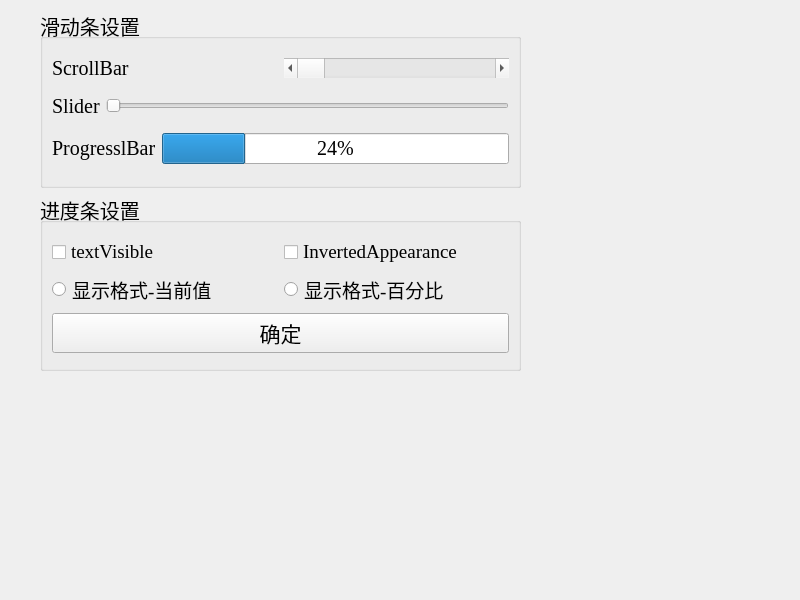
<?xml version="1.0" encoding="UTF-8"?>
<ui version="4.0">
 <class>QSilder_QProgressBar</class>
 <widget class="QWidget" name="QSilder_QProgressBar">
  <property name="geometry">
   <rect>
    <x>0</x>
    <y>0</y>
    <width>800</width>
    <height>600</height>
   </rect>
  </property>
  <property name="windowTitle">
   <string>QSilder_QProgressBar</string>
  </property>
  <widget class="QWidget" name="">
   <property name="geometry">
    <rect>
     <x>40</x>
     <y>10</y>
     <width>481</width>
     <height>361</height>
    </rect>
   </property>
   <layout class="QVBoxLayout" name="verticalLayout">
    <item>
     <widget class="QGroupBox" name="SetProgressBar_2">
      <property name="minimumSize">
       <size>
        <width>150</width>
        <height>70</height>
       </size>
      </property>
      <property name="font">
       <font>
        <family>Times New Roman</family>
        <pointsize>15</pointsize>
       </font>
      </property>
      <property name="title">
       <string>滑动条设置</string>
      </property>
      <layout class="QVBoxLayout" name="verticalLayout_6">
       <item>
        <layout class="QHBoxLayout" name="horizontalLayout_2">
         <item>
          <widget class="QLabel" name="ScrollBarlabel">
           <property name="font">
            <font>
             <family>Times New Roman</family>
             <pointsize>15</pointsize>
            </font>
           </property>
           <property name="text">
            <string>ScrollBar</string>
           </property>
          </widget>
         </item>
         <item>
          <widget class="QScrollBar" name="horizontalScrollBar">
           <property name="minimumSize">
            <size>
             <width>100</width>
             <height>20</height>
            </size>
           </property>
           <property name="orientation">
            <enum>Qt::Horizontal</enum>
           </property>
          </widget>
         </item>
        </layout>
       </item>
       <item>
        <layout class="QHBoxLayout" name="horizontalLayout">
         <item>
          <widget class="QLabel" name="Sliderlabel">
           <property name="font">
            <font>
             <family>Times New Roman</family>
             <pointsize>15</pointsize>
            </font>
           </property>
           <property name="text">
            <string>Slider</string>
           </property>
          </widget>
         </item>
         <item>
          <widget class="QSlider" name="horizontalSlider">
           <property name="minimumSize">
            <size>
             <width>100</width>
             <height>20</height>
            </size>
           </property>
           <property name="orientation">
            <enum>Qt::Horizontal</enum>
           </property>
          </widget>
         </item>
        </layout>
       </item>
       <item>
        <layout class="QHBoxLayout" name="horizontalLayout_3">
         <item>
          <widget class="QLabel" name="ProgresslBarlabel">
           <property name="font">
            <font>
             <family>Times New Roman</family>
             <pointsize>15</pointsize>
            </font>
           </property>
           <property name="text">
            <string>ProgresslBar</string>
           </property>
          </widget>
         </item>
         <item>
          <widget class="QProgressBar" name="progressBar">
           <property name="minimumSize">
            <size>
             <width>100</width>
             <height>20</height>
            </size>
           </property>
           <property name="value">
            <number>24</number>
           </property>
          </widget>
         </item>
        </layout>
       </item>
      </layout>
     </widget>
    </item>
    <item>
     <widget class="QGroupBox" name="SetProgressBar">
      <property name="minimumSize">
       <size>
        <width>150</width>
        <height>70</height>
       </size>
      </property>
      <property name="font">
       <font>
        <family>Times New Roman</family>
        <pointsize>15</pointsize>
       </font>
      </property>
      <property name="title">
       <string>进度条设置</string>
      </property>
      <layout class="QVBoxLayout" name="verticalLayout_5">
       <item>
        <layout class="QVBoxLayout" name="verticalLayout_4">
         <item>
          <layout class="QHBoxLayout" name="horizontalLayout_4">
           <item>
            <widget class="QCheckBox" name="textVisible">
             <property name="minimumSize">
              <size>
               <width>30</width>
               <height>15</height>
              </size>
             </property>
             <property name="font">
              <font>
               <family>Times New Roman</family>
               <pointsize>14</pointsize>
              </font>
             </property>
             <property name="text">
              <string>textVisible</string>
             </property>
            </widget>
           </item>
           <item>
            <widget class="QCheckBox" name="InvertedAppearance">
             <property name="minimumSize">
              <size>
               <width>60</width>
               <height>15</height>
              </size>
             </property>
             <property name="font">
              <font>
               <family>Times New Roman</family>
               <pointsize>14</pointsize>
              </font>
             </property>
             <property name="text">
              <string>InvertedAppearance</string>
             </property>
            </widget>
           </item>
          </layout>
         </item>
         <item>
          <layout class="QHBoxLayout" name="horizontalLayout_5">
           <item>
            <widget class="QRadioButton" name="recentvalue">
             <property name="minimumSize">
              <size>
               <width>60</width>
               <height>15</height>
              </size>
             </property>
             <property name="font">
              <font>
               <family>Times New Roman</family>
               <pointsize>14</pointsize>
              </font>
             </property>
             <property name="text">
              <string>显示格式-当前值</string>
             </property>
            </widget>
           </item>
           <item>
            <widget class="QRadioButton" name="percent">
             <property name="minimumSize">
              <size>
               <width>60</width>
               <height>15</height>
              </size>
             </property>
             <property name="font">
              <font>
               <family>Times New Roman</family>
               <pointsize>14</pointsize>
              </font>
             </property>
             <property name="text">
              <string>显示格式-百分比</string>
             </property>
            </widget>
           </item>
          </layout>
         </item>
         <item>
          <layout class="QVBoxLayout" name="verticalLayout_2">
           <item>
            <widget class="QPushButton" name="Sure">
             <property name="minimumSize">
              <size>
               <width>30</width>
               <height>15</height>
              </size>
             </property>
             <property name="font">
              <font>
               <family>Times New Roman</family>
               <pointsize>16</pointsize>
              </font>
             </property>
             <property name="text">
              <string>确定</string>
             </property>
            </widget>
           </item>
          </layout>
         </item>
        </layout>
       </item>
      </layout>
     </widget>
    </item>
   </layout>
  </widget>
 </widget>
 <resources/>
 <connections>
  <connection>
   <sender>Sure</sender>
   <signal>clicked()</signal>
   <receiver>QSilder_QProgressBar</receiver>
   <slot>close()</slot>
   <hints>
    <hint type="sourcelabel">
     <x>241</x>
     <y>343</y>
    </hint>
    <hint type="destinationlabel">
     <x>204</x>
     <y>395</y>
    </hint>
   </hints>
  </connection>
 </connections>
</ui>
